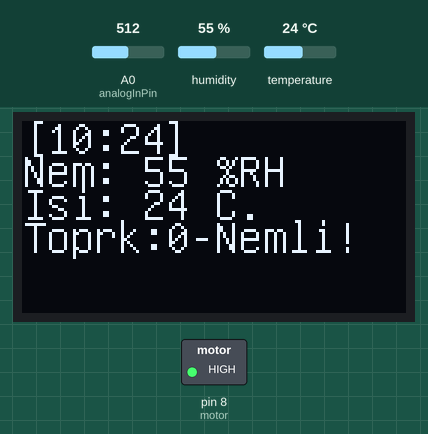
The sketch below on a simulated Arduino Uno, built with avr-gcc and run on an emulated ATmega328P. Parts: 128×64 one-colour display, switched loads named in the sketch (green lamp = pin HIGH). Wiring (inferred from the names in the program): DS3231 clock at I2C address 0x68. Inputs (shaded band) come from the test bench; at power-on: A0 (analogInPin) = 512, humidity 55 %, temperature 24 °C. The local clock reads 2024-03-15 10:24:30 at power-on unless the sketch sets it; what the sketch prints to the serial monitor is not drawn.

Above: at 2.2 s.
2.3 s: A0 (analogInPin) set to 710
At 4.8 s:
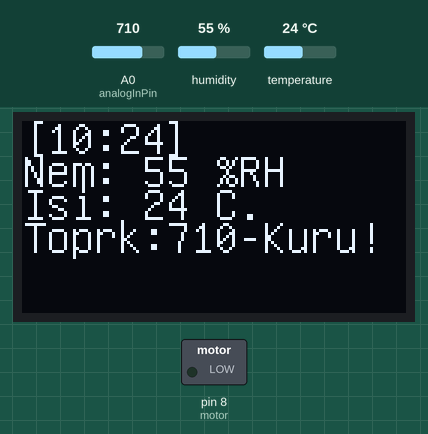
5.6 s: A0 (analogInPin) set to 511
At 7.8 s:
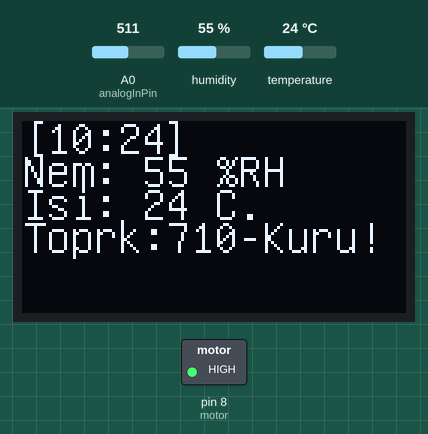
9.8 s: humidity set to 22 %
At 12.8 s:
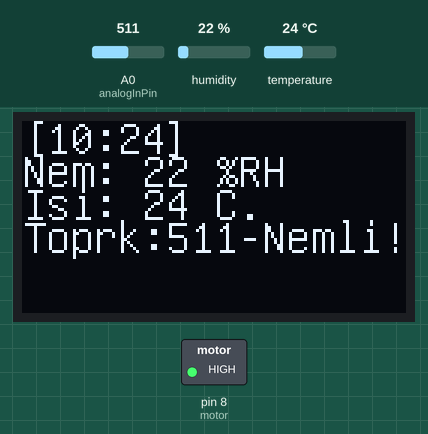
14.0 s: temperature set to 12 °C
At 17.2 s:
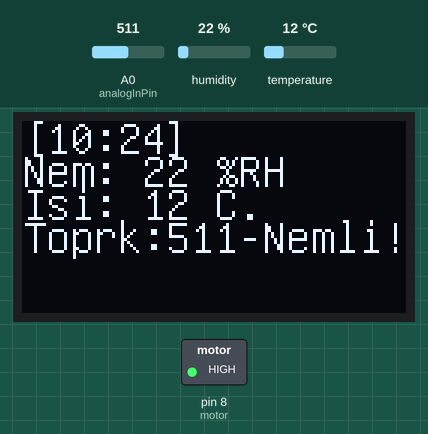
18.2 s: humidity set to 40 %
At 21.6 s:
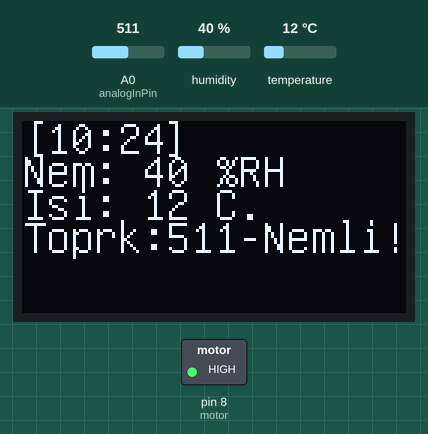
22.4 s: A0 (analogInPin) set to 900
At 24.6 s:
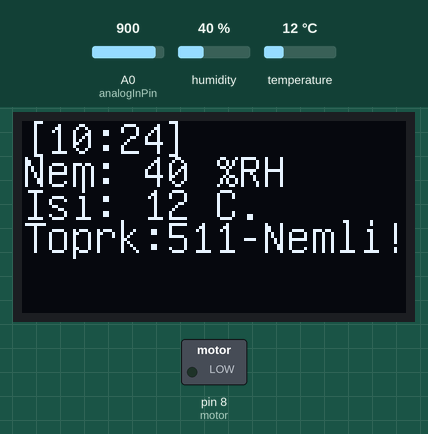
Timing chart, 0 to 26.1 s (numbered marks = the images above; inputs shaded):
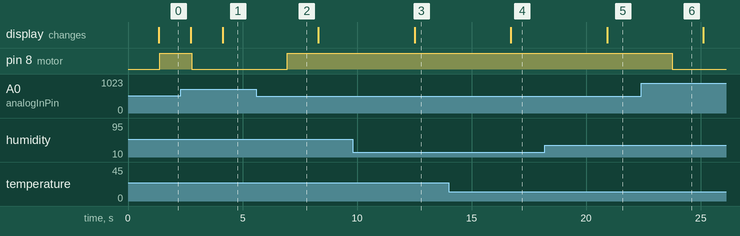

The sketch:

saat_oled_dht11_analog_digout.ino
```cpp
#include <dht11.h> // dht11 kütüphanesini ekliyoruz.
#define DHT11PIN 2 // DHT11PIN olarak Dijital 2'yi belirliyoruz.
dht11 DHT11;

#include "U8glib.h"
U8GLIB_SSD1306_128X64 u8g(U8G_I2C_OPT_NO_ACK);	// Display which does not send AC

#include "Wire.h"
#define DS3231_I2C_ADDRESS 0x68

//GLOBALLER
int saat,dakika,saniye;

//ADC için olanlar
// These constants won't change.  They're used to give names
// to the pins used:
const int analogInPin = A0;  // Analog input pin that the potentiometer is attached to
const int analogOutPin = 9; // Analog output pin that the LED is attached to

const int motor = 8; // nem yetersiz ise motoru çalıştır.


int sensorValue = 0;        // value read from the pot
int outputValue = 0;        // value output to the PWM (analog out)


byte decToBcd(byte val)
{
  return( (val/10*16) + (val%10) );
}
// Convert binary coded decimal to normal decimal numbers
byte bcdToDec(byte val)
{
  return( (val/16*10) + (val%16) );
}


void draw(int sensor,int saat,int dakika,int saniye,int int_isi,int int_nem) {
  // graphic commands to redraw the complete screen should be placed here
  u8g.setFont(u8g_font_unifont);
  //u8g.setFont(u8g_font_osb21);
  //int aInt = 368;
    char str_isi[15],str[10],str_nem[10], str2[10],str_saat[10];
    char str3[20],str_dk[10],str_sn[10];
    char str_sensor[10],str4[10];
    //sicaklik satırın oluşturmakta
    sprintf(str_isi, "%d", int_isi);
    strcpy(str, "Isi: ");
    strcat(str,str_isi);
    strcat(str," C.");

    //nem satırını ouşturmakta
    sprintf(str_nem, "%d", int_nem);
    strcpy(str2, "Nem: ");
    strcat(str2,str_nem);
    strcat(str2," %RH");

    //tarih saat satırı
    sprintf(str_saat, "%02d", saat);
    sprintf(str_dk, "%02d", dakika);
   sprintf(str_sn, "%02d", saniye);

 Serial.println("");
 Serial.print(dakika);
 Serial.print("-");
 Serial.print(str_dk);

    strcpy(str3,"[");
    strcat(str3,str_saat);
    strcat(str3,":");
    strcat(str3,str_dk);
//    strcat(str3,":");
//    strcat(str3,str_sn);
    strcat(str3,"]");

    //analog sensör bilgileri için

    sprintf(str_sensor, "%d", sensor);
    strcpy(str4,"Toprk:");
    strcat(str4,str_sensor);
    if(sensor>=700) strcat(str4,"-Kuru!");
   else  strcat(str4,"-Nemli!");


    //hepsini çiz
    u8g.drawStr( 0, 11, str3);
    u8g.drawStr( 0, 22, str2);
//  u8g.drawStr( 0, 22, "KUCUKAGAOGLU...");

    u8g.drawStr( 0, 33, str);
    u8g.drawStr( 0, 44, str4);

//   Serial.println(str3);
//   Serial.println(str2);
//   Serial.println(str);
//   Serial.println(str4);

}

void setup(void) {
  // flip screen, if required
  // u8g.setRot180();

  // set SPI backup if required
  //u8g.setHardwareBackup(u8g_backup_avr_spi);

  // assign default color value
  if ( u8g.getMode() == U8G_MODE_R3G3B2 ) {
    u8g.setColorIndex(255);     // white
  }
  else if ( u8g.getMode() == U8G_MODE_GRAY2BIT ) {
    u8g.setColorIndex(3);         // max intensity
  }
  else if ( u8g.getMode() == U8G_MODE_BW ) {
    u8g.setColorIndex(1);         // pixel on
  }
  else if ( u8g.getMode() == U8G_MODE_HICOLOR ) {
    u8g.setHiColorByRGB(255,255,255);
  }

  Serial.begin(9600); // Seri iletişimi başlatıyoruz.


  //saat kısmı
    Wire.begin();
    //setDS3231time(0,54,0,1,24,8,15);

    //motor pini output de
    pinMode(motor, OUTPUT);

}

//saat
void setDS3231time(byte second, byte minute, byte hour, byte dayOfWeek, byte
dayOfMonth, byte month, byte year)
{
  // sets time and date data to DS3231
  Wire.beginTransmission(DS3231_I2C_ADDRESS);
  Wire.write(0); // set next input to start at the seconds register
  Wire.write(decToBcd(second)); // set seconds
  Wire.write(decToBcd(minute)); // set minutes
  Wire.write(decToBcd(hour)); // set hours
  Wire.write(decToBcd(dayOfWeek)); // set day of week (1=Sunday, 7=Saturday)
  Wire.write(decToBcd(dayOfMonth)); // set date (1 to 31)
  Wire.write(decToBcd(month)); // set month
  Wire.write(decToBcd(year)); // set year (0 to 99)
  Wire.endTransmission();
}
void readDS3231time(byte *second,
byte *minute,
byte *hour,
byte *dayOfWeek,
byte *dayOfMonth,
byte *month,
byte *year)
{
  Wire.beginTransmission(DS3231_I2C_ADDRESS);
  Wire.write(0); // set DS3231 register pointer to 00h
  Wire.endTransmission();
  Wire.requestFrom(DS3231_I2C_ADDRESS, 7);
  // request seven bytes of data from DS3231 starting from register 00h
  *second = bcdToDec(Wire.read() & 0x7f);
  *minute = bcdToDec(Wire.read());
  *hour = bcdToDec(Wire.read() & 0x3f);
  *dayOfWeek = bcdToDec(Wire.read());
  *dayOfMonth = bcdToDec(Wire.read());
  *month = bcdToDec(Wire.read());
  *year = bcdToDec(Wire.read());
}
void displayTime()
{
  byte second, minute, hour, dayOfWeek, dayOfMonth, month, year;
  // retrieve data from DS3231
  readDS3231time(&second, &minute, &hour, &dayOfWeek, &dayOfMonth, &month,
  &year);
  // send it to the serial monitor
  //Serial.print(hour, DEC);
  saat=(int) hour;
  Serial.print(saat);
  // convert the byte variable to a decimal number when displayed
  Serial.print(":");
  if (minute<10)
  {
 //   Serial.print("0");
  }
  //Serial.print(minute, DEC);
  dakika=(int) minute;
   Serial.print(dakika);
   Serial.print(":");
  if (second<10)
  {
   // Serial.print("0");
  }
 // Serial.print(second, DEC);
  saniye=(int) second;
  Serial.print(saniye);

  Serial.println(" ");
  Serial.print(dayOfMonth, DEC);
  Serial.print("/");
  Serial.print(month, DEC);
  Serial.print("/");
  Serial.print(year, DEC);
 // Serial.print(" Day of week: ");

 /* switch(dayOfWeek){
  case 1:
    Serial.println("Sunday");
    break;
  case 2:
    Serial.println("Monday");
    break;
  case 3:
    Serial.println("Tuesday");
    break;
  case 4:
    Serial.println("Wednesday");
    break;
  case 5:
    Serial.println("Thursday");
    break;
  case 6:
    Serial.println("Friday");
    break;
  case 7:
    Serial.println("Saturday");
    break;
  }*/
}
//-saat

void loop(void) {

  int chk = DHT11.read(DHT11PIN);
  float sicaklik=(float)DHT11.temperature;
  float nem=(float)DHT11.humidity;

   displayTime();


  Serial.println("");
  Serial.print("Isi : ");
//  Serial.println(sicaklik, 2);
  Serial.print((int)sicaklik);

  Serial.println("");
  Serial.print("Nem (%): ");
//  Serial.println((float)DHT11.humidity, 2);
  Serial.print((int)nem);
  Serial.println("");
  Serial.println("---------------------");

  delay(900);
  // picture loop
  u8g.firstPage();
  do {
    draw(sensorValue,saat,dakika,saniye,(int)sicaklik,(int)nem);
  } while( u8g.nextPage() );

  // rebuild the picture after some delay
  delay(50);

  //ADC için
    // read the analog in value:
  sensorValue = analogRead(analogInPin);
  if(sensorValue<=700)  digitalWrite(motor, HIGH);
  else digitalWrite(motor, LOW);


  // map it to the range of the analog out:
  outputValue = map(sensorValue, 0, 1023, 0, 255);
  // change the analog out value:
  //analogWrite(analogOutPin, outputValue);

  // print the results to the serial monitor:
 /*
  Serial.print("sensor = " );
  Serial.print(sensorValue);
  Serial.print("\t output = ");
  Serial.println(outputValue);
*/
  // wait 2 milliseconds before the next loop
  // for the analog-to-digital converter to settle
  // after the last reading:
 // delay(2);
  //-ADC için


}
```

Measured:
- after the input at 2.3 s, pin 8 (motor): HIGH → LOW after 0.49 s; the display: first differs from a run without the input after 1.8 s (image 1)
- after the input at 5.6 s, pin 8 (motor): LOW → HIGH after 1.4 s
- after the input at 9.8 s, the display: changes after 2.7 s (image 3)
- after the input at 14.0 s, the display: changes after 2.7 s (image 4)
- after the input at 18.2 s, the display: changes after 2.7 s (image 5)
- after the input at 22.4 s, pin 8 (motor): HIGH → LOW after 1.4 s
